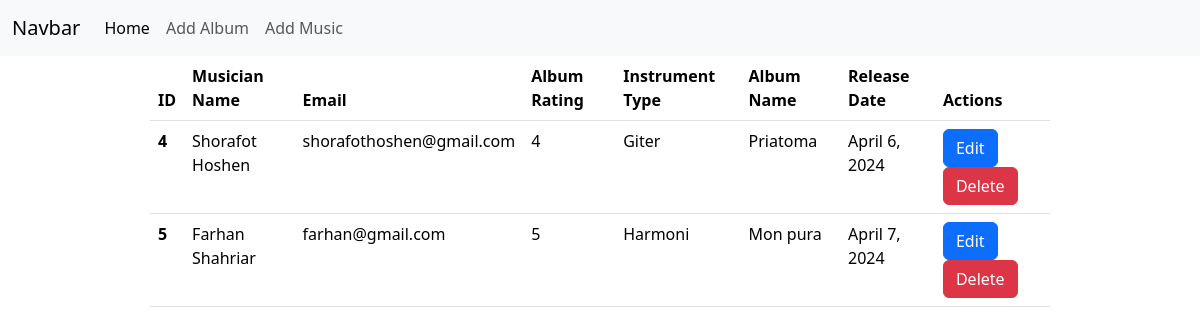
The page / on the database its author committed.
### album/models.py (models this page shows, shortened)
class AlbumModel(models.Model):
    name=models.CharField(max_length=40)
    music=models.ForeignKey(MusicModel, on_delete=models.CASCADE)
    release_date=models.DateField(auto_now_add=True)
    rating = models.IntegerField(choices=Rating)

### music/models.py (models this page shows, shortened)
class MusicModel(models.Model):
    First_Name=models.CharField(max_length=30)
    Last_Name=models.CharField(max_length=30)
    Email=models.EmailField(unique=True)
    Phone_Number=models.CharField(max_length=15)
    Intrument=models.CharField(max_length=50)

### Musicians_Directory1/views.py (the view)
# urls.py: path("",views.Home,name="AddHome"),
def Home(request):
    album=AlbumModel.objects.all()
    return render(request,"home.html",{"data":album})

### templates/home.html
{% extends "base.html" %}
{% block contain %}
<table class="table w-75 m-auto pt-5">
    <thead>
      <tr>
        <th scope="col">ID</th>
        <th scope="col">Musician Name</th>
        <th scope="col">Email</th>
        <th scope="col">Album Rating</th>
        <th scope="col">Instrument Type</th>
        <th scope="col">Album Name</th>
        <th scope="col">Release Date</th>
        <th scope="col">Actions</th>
      </tr>
    </thead>
    <tbody>
     {% for show in data %}
     <tr>
        <th scope="row">{{show.id}}</th>
        <td><a class="text-decoration-none text-black" href="{% url "musicEdit" show.music.id %}">{{show.music.First_Name}} {{show.music.Last_Name}}</a></td>
        <td>{{show.music.Email}}</td>
        <td>{{show.rating}}</td>
        <td>{{show.music.Intrument}}</td>
        <td>{{show.name}}</td>
        <td>{{show.release_date}}</td>
        <td><a class="btn btn-primary" href="{% url "edit_album" show.id %}">Edit</a> <a class="btn btn-danger" href="{% url "delete_album" show.id %}">Delete</a></td>
      </tr>
     {% endfor %}
    </tbody>
  </table>
{% endblock contain %}

### templates/base.html (shortened to what this page needs)
<!DOCTYPE html>
<html lang="en">
<head>
    <link href="https://cdn.jsdelivr.net/npm/bootstrap@5.3.3/dist/css/bootstrap.min.css" rel="stylesheet">
</head>
<body>
    <nav class="navbar navbar-expand-lg bg-body-tertiary">
        <div class="container-fluid">
          <a class="navbar-brand" href="#">Navbar</a>
          <div class="collapse navbar-collapse" id="navbarNavDropdown">
            <ul class="navbar-nav">
              <li class="nav-item">
                <a class="nav-link active" aria-current="page" href="{% url "AddHome" %}">Home</a>
              </li>
              <li class="nav-item">
                <a class="nav-link" href="{% url "add_album" %}">Add Album</a>
              </li>
              <li class="nav-item">
                <a class="nav-link" href="{% url "addMusic" %}">Add Music</a>
              </li>
            </ul>
          </div>
        </div>
      </nav>
      {% block contain %}{% endblock contain %}
</body>
</html>

### rows shown on the page
AlbumModel: id "4", music.First_Name "Shorafot", music.Last_Name "Hoshen", music.Email "shorafothoshen@gmail.com", rating "4", music.Intrument "Giter", name "Priatoma", release_date "April 6, 2024"
AlbumModel: id "5", music.First_Name "Farhan", music.Last_Name "Shahriar", music.Email "farhan@gmail.com", rating "5", music.Intrument "Harmoni", name "Mon pura", release_date "April 7, 2024"
